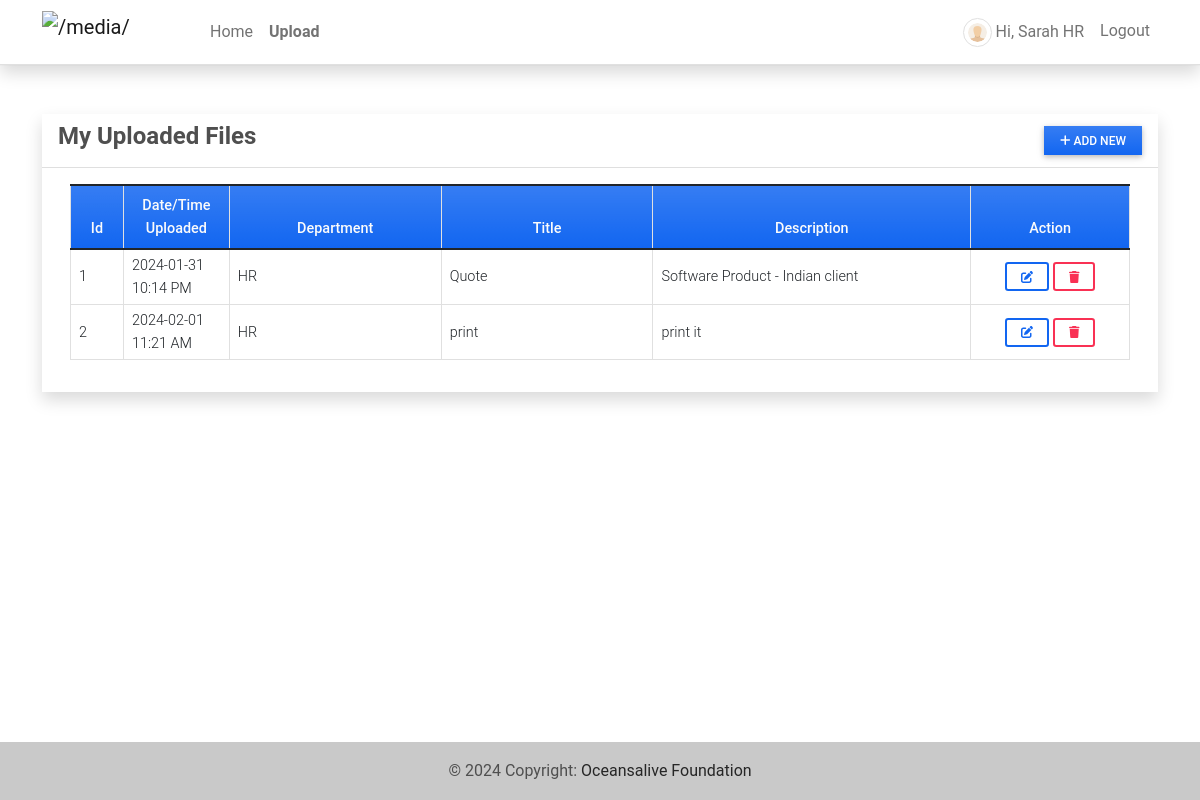
The app's page /my_posts (signed in), older data.
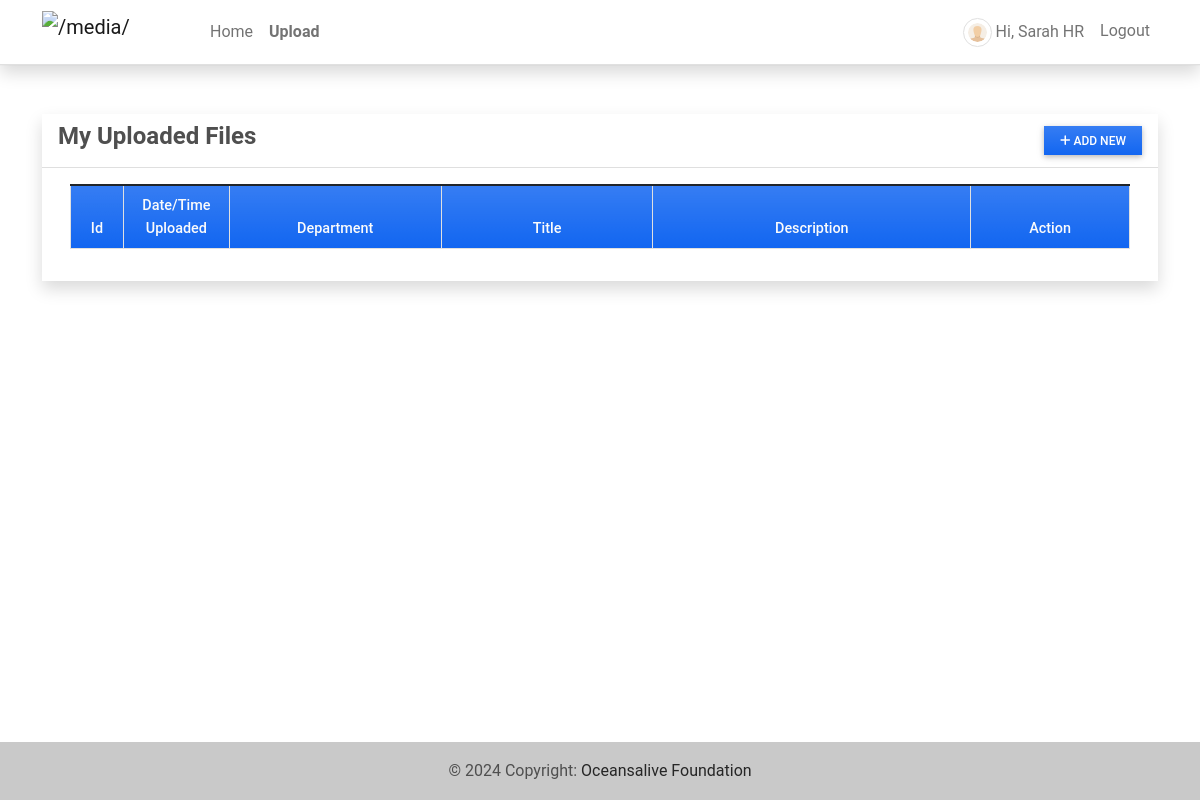
The same page, newer data.
### fmsApp/models.py (models this page shows, shortened)
class Post(models.Model):
    user = models.ForeignKey(User, on_delete=models.CASCADE)
    department = models.CharField(max_length=250, default='department')
    title = models.CharField(max_length=250)
    description = models.TextField(blank=True, null=True)
    file_path = models.FileField(upload_to=post_file_path,blank=True, null=True)
    date_created = models.DateTimeField(default=timezone.now)
    date_updated = models.DateTimeField(auto_now=True)
    updated = models.DateTimeField(auto_now=True)
    class Meta:
        ordering = ['-updated']

### fmsApp/views.py (the view)
# urls.py: path('my_posts', views.posts_mgt, name='posts-page'),
@login_required
def posts_mgt(request):
    context['page_title'] = 'Uploads'
    posts = Post.objects.filter(user = request.user).order_by('title', '-date_created').all()
    context['posts'] = posts
    return render(request, 'posts_mgt.html', context)

### fmsApp/templates/posts_mgt.html (shortened to what this page needs)
{% extends 'base.html' %} {% block pageContent %}
<div class="col-lg-12 col-md-12 col-sm-12 col-xs-12">
    <div class="card card-default rounded-0 shadow ">
        <div class="card-header">
            <div class="d-flex w-100 align-items-center justify-content-between">
                <h4 class="card-title fw-bold">My Uploaded Files</h4>
                <div class="tools">
                    <button type="button" class="btn btn-primary rounded-0 bg-gradient btn-sm" id='add_new'><i class="fa fa-plus"></i> Add New</button>
                </div>
            </div>
        </div>
        <div class="card-body">
            <div class="container-fluid">
                <table class="table table-bordered" id="post-list">
                    <colgroup>
                        <col width="5%">
                        <col width="10%">
                        <col width="20">
                        <col width="20%">
                        <col width="30%">
                        <col width="15%">
                    </colgroup>
                    <thead>
                        <tr class="bg-gradient bg-primary bg-opacity-50 text-light">
                            <th class="px-2 py-2 text-center">Id</th>
                            <th class="px-2 py-2 text-center">Date/Time Uploaded</th>
                            <th class="px-2 py-2 text-center">Department</th>
                            <th class="px-2 py-2 text-center">Title</th>
                            <th class="px-2 py-2 text-center">Description</th>
                            <th class="px-2 py-2 text-center">Action</th>
                        </tr>
                    </thead>
                    <tbody>
                        {% for post in posts %}
                        <tr>
                            <td class="px-2 py-1 align-middle">{{ forloop.counter }}</td>
                            <td class="px-2 py-1 align-middle">{{ post.date_created|date:"Y-m-d h:i A" }}</td>
                            <td class="px-2 py-1 align-middle">{{post.department}}</td>
                            <td class="px-2 py-1 align-middle">{{ post.title }}</td>
                            <td class="px-2 py-1 align-middle"><p class="m-0 text-truncate">{{ post.description }}</p></td>
                            <td class="px-2 py-1 align-middle text-center">
                                <a class="btn btn-outline-primary btn-sm edit-data" href="javascript:void(0)" data-id="{{ post.pk }}" title="Edit">
                                    <i class="fa fa-edit"></i>
                                </a>
                                <button class="btn btn-outline-danger btn-sm delete-data" type="button" data-id="{{ post.pk }}" title="Delete">
                                    <i class="fa fa-trash"></i>
                                </button>
                            </td>
                        </tr>
                        {% endfor %}
                    </tbody>
                </table>
            </div>
        </div>
    </div>
</div>
{% endblock pageContent %}

Row changes from the older to the newer data that the page shows:
removed Post: date_created "2024-01-31 10:14 PM", department "HR", title "Quote", description "Software Product - Indian client"
removed Post: date_created "2024-02-01 11:21 AM", department "HR", title "print", description "print it"
